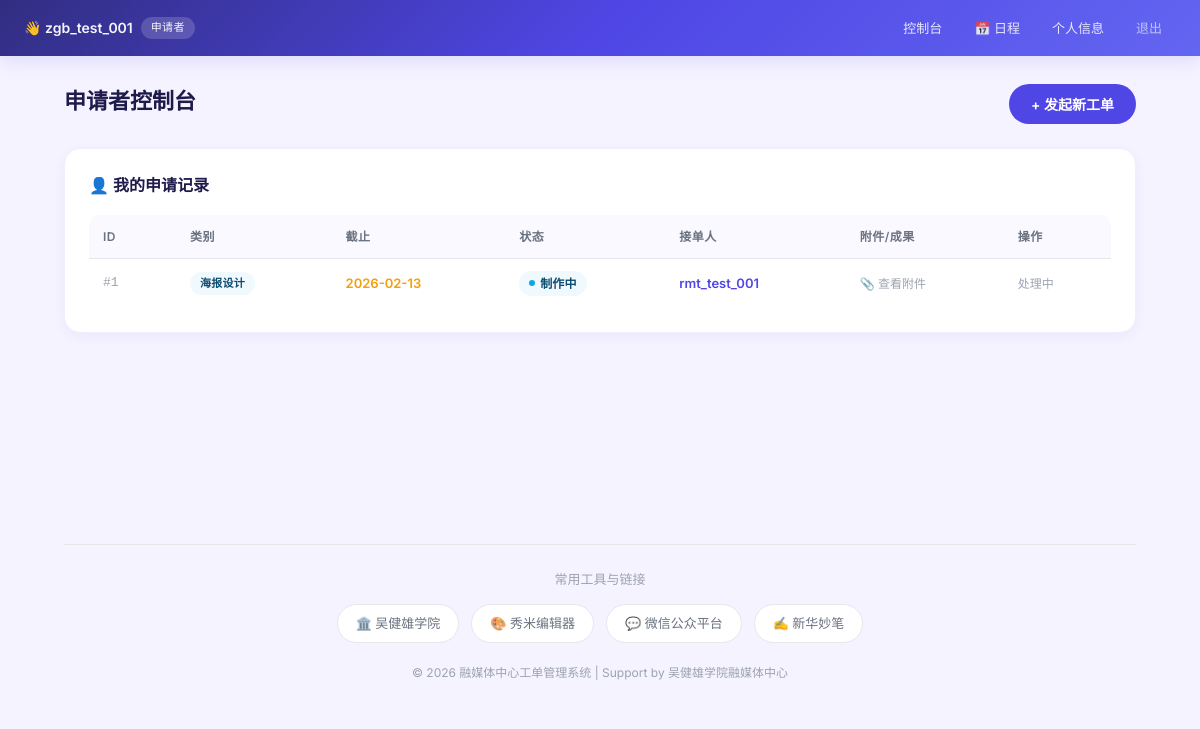
Before: /applicant (signed in) with the older database file.
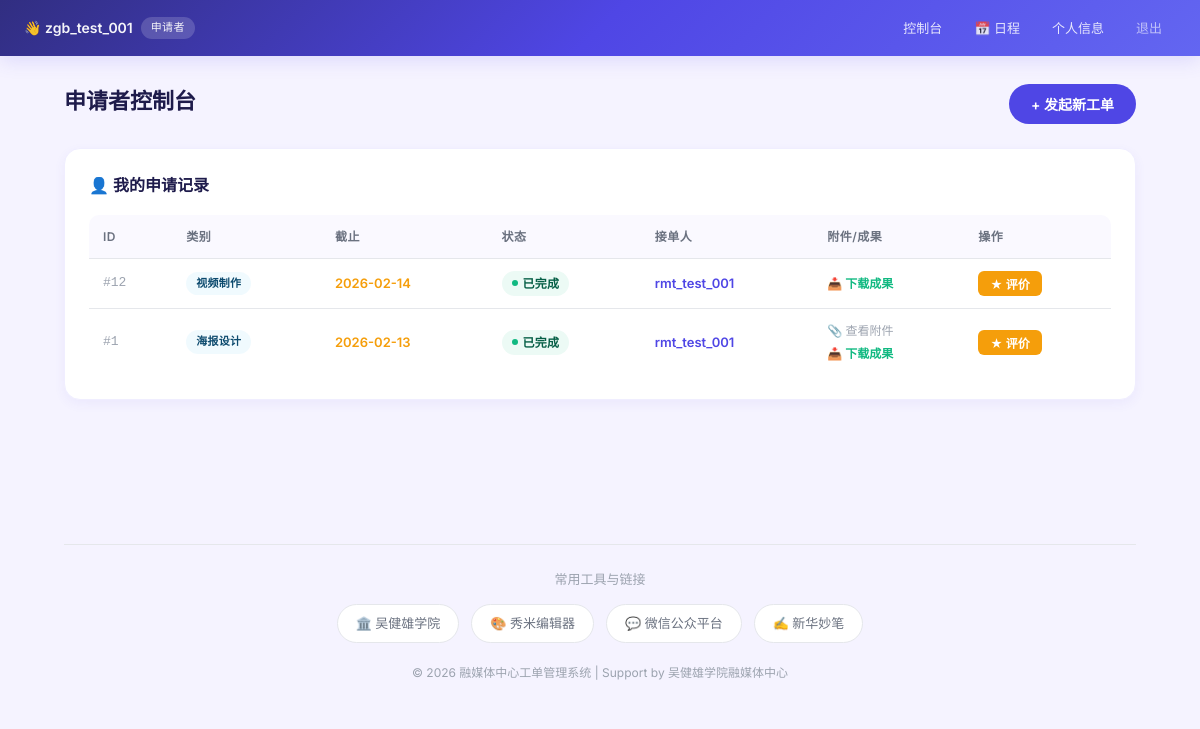
After: the same page with the newer database file.
### tables this page shows
CREATE TABLE work_orders (
    id INTEGER PRIMARY KEY AUTOINCREMENT,
    applicant_id INTEGER NOT NULL,
    category_id INTEGER NOT NULL,
    department_id INTEGER,     -- 记录发起部门，用于管理员视野分层
    contact TEXT NOT NULL,     -- 联系方式
    deadline DATE NOT NULL,    -- 截止日期
    requirements TEXT NOT NULL, -- 需求描述
    attachment_path TEXT,      -- 附件文件名
    status TEXT DEFAULT 'pending' CHECK(status IN ('pending', 'accepted', 'completed', 'rejected')),
    created_at TIMESTAMP DEFAULT CURRENT_TIMESTAMP,
    rating INTEGER,            -- 满意度评价 (1-5)
    comment TEXT, max_acceptors INTEGER DEFAULT 1,              -- 评价内容
    FOREIGN KEY (applicant_id) REFERENCES users (id) ON DELETE CASCADE,
    FOREIGN KEY (category_id) REFERENCES categories (id),
    FOREIGN KEY (department_id) REFERENCES departments (id) ON DELETE SET NULL
);

CREATE TABLE categories (
    id INTEGER PRIMARY KEY AUTOINCREMENT,
    name TEXT UNIQUE NOT NULL -- 视频制作、海报设计等
);

CREATE TABLE users (
    id INTEGER PRIMARY KEY AUTOINCREMENT,
    uid TEXT UNIQUE NOT NULL,      -- 1. 唯一识别码 (系统自动生成，如 MEDIA2026001)
    card_id TEXT UNIQUE NOT NULL,  -- 2. 一卡通号
    real_name TEXT NOT NULL,       -- 真实姓名
    phone TEXT UNIQUE NOT NULL,    -- 3. 手机号
    nickname TEXT UNIQUE,          -- 4. 昵称 (允许为空)
    password TEXT NOT NULL,    -- 存储哈希后的密码
    role TEXT NOT NULL CHECK(role IN ('applicant', 'acceptor', 'admin', 'dept_admin')),
    department_id INTEGER,     -- 部门管理员和普通用户均需关联部门
    is_approved INTEGER DEFAULT 0, qq_number TEXT, -- 0: 未审核, 1: 已审核
    FOREIGN KEY (department_id) REFERENCES departments (id) ON DELETE SET NULL
);

CREATE TABLE assignments (
    id INTEGER PRIMARY KEY AUTOINCREMENT,
    work_order_id INTEGER NOT NULL,
    acceptor_id INTEGER NOT NULL,
    accepted_at TIMESTAMP DEFAULT CURRENT_TIMESTAMP,
    result_path TEXT,          -- 成果文件路径
    completed_at TIMESTAMP, volunteer_hours REAL DEFAULT 0,
    FOREIGN KEY (work_order_id) REFERENCES work_orders (id) ON DELETE CASCADE,
    FOREIGN KEY (acceptor_id) REFERENCES users (id) ON DELETE CASCADE
);

### app/routes/order_routes.py (the view)
def applicant_dashboard():
    if session.get('role') != 'applicant': return redirect(url_for('login'))
    orders, dept_orders = OrderService.get_applicant_data(session['user_id'])
    categories = get_db().execute('SELECT * FROM categories').fetchall()
    return render_template('applicant.html', orders=orders, dept_orders=dept_orders, categories=categories)

### app/db.py (called while the page is built)
def get_db():
    if 'db' not in g:
        g.db = sqlite3.connect(current_app.config['DATABASE'])
        g.db.row_factory = sqlite3.Row
        g.db.execute("PRAGMA foreign_keys = ON")
    return g.db

### app/templates/applicant.html (shortened to what the changed rows need)
{% extends "layout.html" %}
{% block content %}
<div style="max-width: 1100px; margin: 0 auto;">
    <div style="display: flex; justify-content: space-between; align-items: center; margin-bottom: 24px;">
        <h2>申请者控制台</h2>
    </div>
    <div class="card">
        {% if orders %}
        <table>
            <thead>
                <tr>
                    <th>ID</th>
                    <th>类别</th>
                    <th>截止</th>
                    <th>状态</th>
                    <th>接单人</th>
                    <th>附件/成果</th>
                    <th>操作</th>
                </tr>
            </thead>
            <tbody>
                {% for order in orders %}
                <tr>
                    <td class="font-mono text-muted">#{{ order.id }}</td>
                    <td><span class="badge badge-accepted" style="font-size: 11px;">{{ order.category_name }}</span></td>
                    <td class="text-amber font-semibold">{{ order.deadline }}</td>
                    <td>
                        {% if order.status == 'pending' %}
                        <span class="badge badge-pending"><span class="badge-dot"></span>待接单</span>
                        {% elif order.status == 'accepted' %}
                        <span class="badge badge-accepted"><span class="badge-dot"></span>制作中</span>
                        {% elif order.status == 'completed' %}
                        <span class="badge badge-completed"><span class="badge-dot"></span>已完成</span>
                        {% elif order.status == 'rejected' %}
                        <span class="badge badge-rejected"><span class="badge-dot"></span>已驳回</span>
                        {% endif %}
                    </td>
                    <td>
                        {% if order.acceptor_name %}
                        <span class="text-primary font-semibold">{{ order.acceptor_name }}</span>
                        {% else %}
                        <span class="text-muted">—</span>
                        {% endif %}
                    </td>
                    <td>
                        <div style="display: flex; flex-direction: column; gap: 4px;">
                            {% if order.attachment_path %}
                            <a href="{{ url_for('static', filename='uploads/' + order.attachment_path) }}" target="_blank"
                                class="text-muted" style="text-decoration: none; font-size: 12px;">📎 查看附件</a>
                            {% endif %}
                            {% if order.status == 'completed' and order.result_path %}
                            <a href="{{ url_for('static', filename='results/' + order.result_path) }}" target="_blank"
                                class="text-green" style="text-decoration: none; font-weight: 600; font-size: 12px;">📥 下载成果</a>
                            {% endif %}
                        </div>
                    </td>
                    <td>
                        {% if order.status == 'pending' %}
                        <div style="display: flex; gap: 6px;">
                            <a href="{{ url_for('edit_order', order_id=order.id) }}" class="btn-outline" style="padding: 3px 10px; font-size: 12px;">修改</a>
                            <form method="post" action="{{ url_for('cancel_order', order_id=order.id) }}" style="display: inline;"
                                onsubmit="return confirm('确定要撤销并删除此工单吗？');">
                                <button type="submit" class="btn-danger" style="padding: 3px 10px; font-size: 12px;">撤销</button>
                            </form>
                        </div>
                        {% elif order.status == 'completed' %}
                            {% if not order.rating %}
                            <button onclick="openRateModal('{{ order.id }}')"
                                style="padding: 4px 12px; font-size: 12px; background: var(--accent-amber); border-radius: var(--radius-sm);">
                                ★ 评价
                            </button>
                            {% else %}
                            <span class="text-amber font-semibold text-sm">★ {{ order.rating }} 星</span>
                            {% endif %}
                        {% elif order.status == 'rejected' %}
                        <a href="{{ url_for('edit_order', order_id=order.id) }}" class="btn-primary"
                            style="padding: 4px 12px; font-size: 12px; background: var(--accent-amber);">修改并重新提交</a>
                        {% else %}
                        <span class="text-muted text-xs">处理中</span>
                        {% endif %}
                    </td>
                </tr>
                {% endfor %}
            </tbody>
        </table>
        {% else %}
        <div style="padding: 30px; text-align: center; color: var(--text-muted); background: var(--bg-section); border-radius: var(--radius-md);">
            暂无申请记录
        </div>
        {% endif %}
    </div>
</div>
{% endblock %}

Changed rows visible on the page:
no longer on this page (row edited): work_orders: id "1", category_name "海报设计", deadline "2026-02-13", status "accepted" (drawn), acceptor_name "rmt_test_001"
added assignments: id "12", category_name "视频制作", deadline "2026-02-14", shows "已完成", acceptor_name "rmt_test_001"
now on this page (row edited): assignments: id "1", category_name "海报设计", deadline "2026-02-13", shows "已完成", acceptor_name "rmt_test_001"
